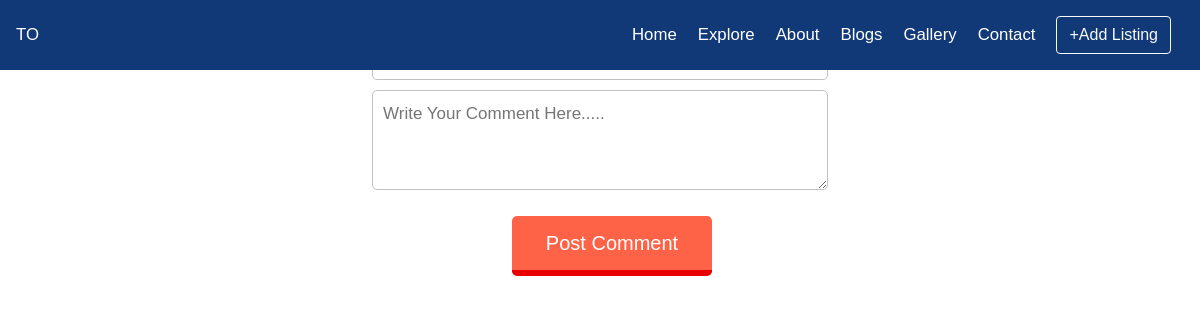
The app's page /Divyalisting/listingpage.php, older data.
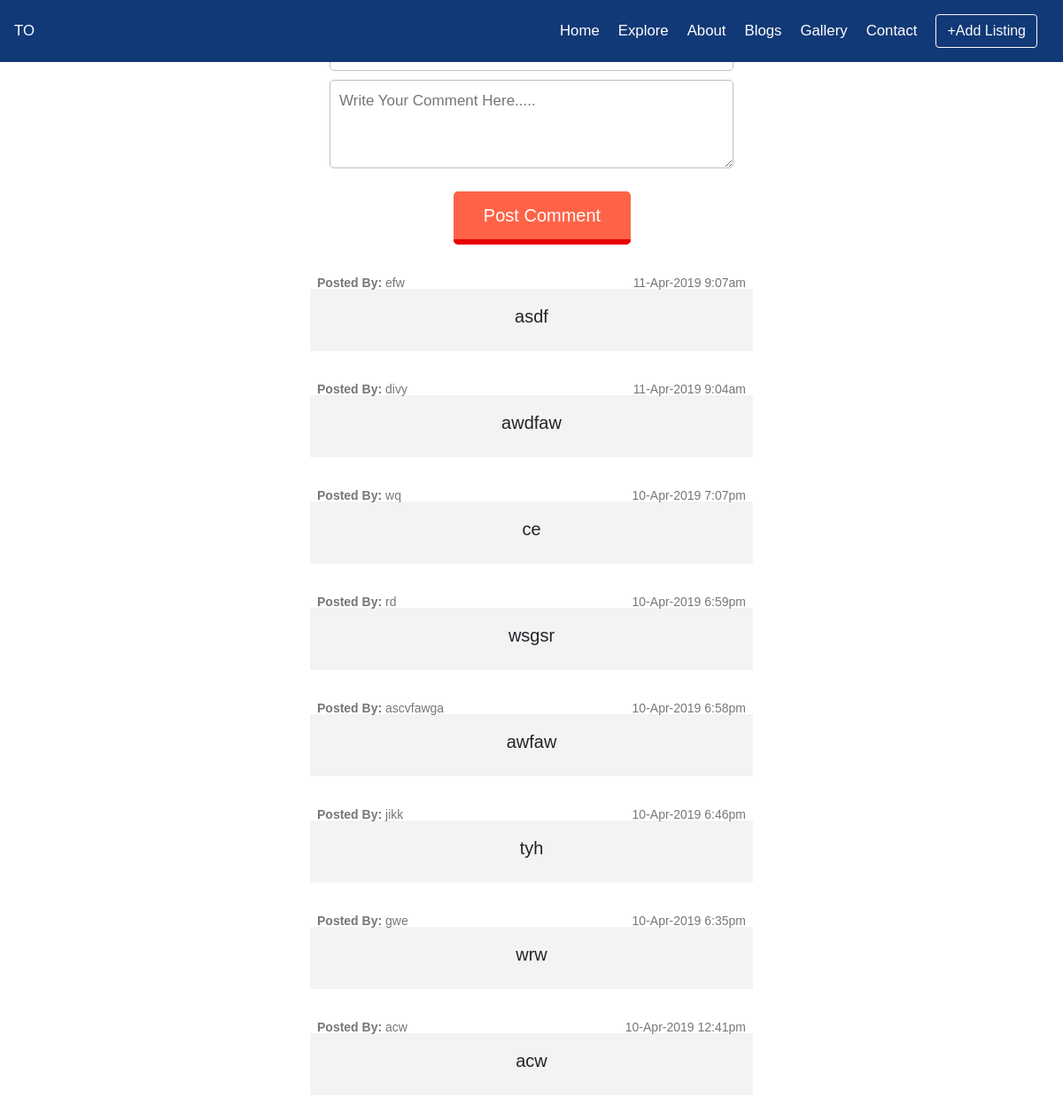
The same page, newer data.
### tables this page shows
CREATE TABLE `comments` (
  `id` int(11) NOT NULL,
  `name` varchar(20) NOT NULL,
  `comment` text NOT NULL,
  `post_time` varchar(30) NOT NULL,
  `listingid` int(11) NOT NULL
);

### Divyalisting/listingpage.php (the view, shortened to what this page needs)
<?php
include "header.php";
?>
<html>
<head>
</head>
<body>
  <form method='post' action="" onsubmit="return post();" id="container">
	  <textarea id="comment" placeholder="Write Your Comment Here....."></textarea>
	  <input type="submit" value="Post Comment" id="submit">
  </form>
  <div id="all_comments">
  <?php
    $host="localhost";
    $username="root";
    $password="";
    $connect=mysqli_connect($host,$username,$password);
    $comm = mysqli_query($connect, "select name,comment,post_time from comments WHERE listingid = ' " . $_GET['listing_id'] . "' order by id desc");
    while($row=mysqli_fetch_array($comm))
    {
	  $name=$row['name'];
	  $comment=$row['comment'];
      $time=$row['post_time'];
    ?>
<div class="comment_div">
 <p class="name"><strong>Posted By:</strong> <?php echo $name;?> <span style="float:right"><?php echo date("j-M-Y g:ia", strtotime($time)) ?></span></p>
 <p class="comments"><?php echo $comment;?></p>
</div>
    <?php
    }
    ?>
  </div>
</body>
</html>

### Divyalisting/header.php (shortened to what this page needs)
<!DOCTYPE html>
<html>
<head>
    <link rel="stylesheet" href="https://maxcdn.bootstrapcdn.com/bootstrap/4.3.1/css/bootstrap.min.css">
    <link rel="stylesheet" type="text/css" href="css/style.css">
<body>
<nav class="navbar navbar-expand-sm navbar-dark fixed-top navbar-custom">
  <a class="navbar-brand" href="#">TO</a>
  <div class="collapse navbar-collapse" id="collapsibleNavbar">
    <ul class="navbar-nav ml-auto align-items-center">
      <li class="nav-item">
        <a class="nav-link" href="#">Home</a>
      </li>
      <li class="nav-item">
        <a class="nav-link" href="#">Explore</a>
      </li>
      <li class="nav-item">
        <a class="nav-link" href="#">About</a>
      </li>
      <li class="nav-item">
        <a class="nav-link" href="#">Blogs</a>
      </li>
      <li class="nav-item">
        <a class="nav-link" href="#">Gallery</a>
      </li>
      <li class="nav-item">
        <a class="nav-link" href="#">Contact</a>
      </li>
      <li class="nav-item">
        <a class="nav-link" href="listingform.html"><button type="button" class="btn btn-outline-light">+Add Listing</button></a>
      </li>
    </ul>
  </div>
</nav>
</body>
</html>

### Divyalisting/upload_image/css/style.css (style rules this page uses)
body { font-family:Arial, Helvetica, sans-serif; font-size:14px; }
.navbar-custom { background-color: #123977; }
.navbar a { color: white !important; font-size: 1.2em !important; }
.navbar li { padding-right: 5px; }

### Divyalisting/listingpage.php (style rules this page uses)
body { font-family:helvetica; background:url(../background2.png); }
#container { margin:auto; width:38%; }
#comment { width:100%; height:100px; border:1px solid silver; border-radius:5px; font-size:17px; padding:10px; font-family:helvetica; }
#submit { width:200px; height:60px; border:none; background-color:tomato; color:#fff; margin-top:20px; border-radius:5px; font-size:20px; border-bottom:6px solid #E90003; margin-left:140px; }
.comment_div { width:500px; text-align:left; margin:20px auto; background:#F3F3F3; text-align:center; }
.name { height:30px; line-height:30px; padding:8px; background:#fff; color:#777; text-align:left; }
.comments { padding:0px 0px 24px 0px; font-size:20px; }

Row changes from the older to the newer data that the page shows:
added comments: name "efw", post_time "11-Apr-2019 9:07am", comment "asdf"
added comments: name "divy", post_time "11-Apr-2019 9:04am", comment "awdfaw"
added comments: name "wq", post_time "10-Apr-2019 7:07pm", comment "ce"
added comments: name "rd", post_time "10-Apr-2019 6:59pm", comment "wsgsr"
added comments: name "ascvfawga", post_time "10-Apr-2019 6:58pm", comment "awfaw"
added comments: name "jikk", post_time "10-Apr-2019 6:46pm", comment "tyh"
added comments: name "gwe", post_time "10-Apr-2019 6:35pm", comment "wrw"
added comments: name "acw", post_time "10-Apr-2019 12:41pm", comment "acw"
